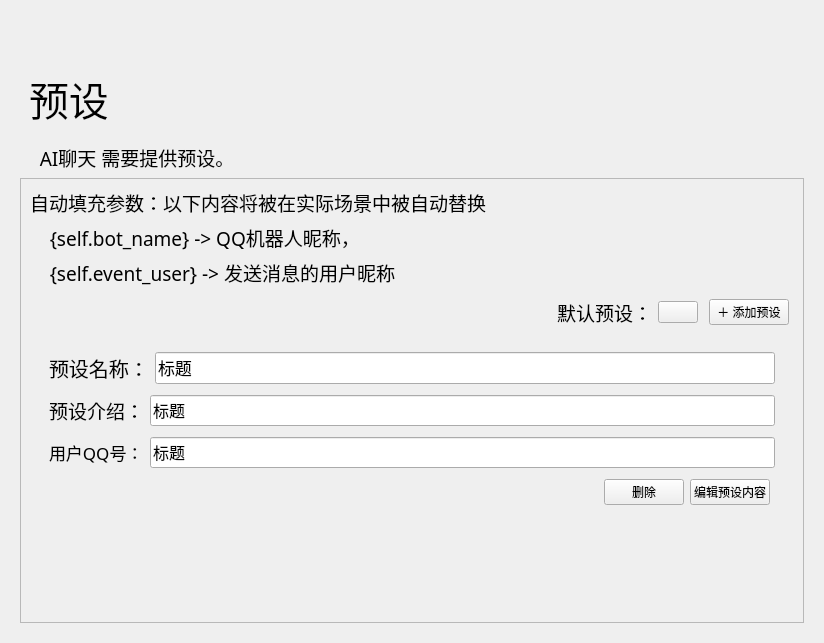
<?xml version="1.0" encoding="UTF-8"?>
<ui version="4.0">
 <class>Form</class>
 <widget class="QWidget" name="Form">
  <property name="geometry">
   <rect>
    <x>0</x>
    <y>0</y>
    <width>824</width>
    <height>643</height>
   </rect>
  </property>
  <property name="minimumSize">
   <size>
    <width>650</width>
    <height>465</height>
   </size>
  </property>
  <property name="windowTitle">
   <string>简儿 - 设置预设</string>
  </property>
  <layout class="QHBoxLayout" name="horizontalLayout">
   <item>
    <widget class="PopUpAniStackedWidget" name="PopUpAniStackedWidget">
     <widget class="QWidget" name="page">
      <layout class="QVBoxLayout" name="verticalLayout">
       <item>
        <spacer name="spacer">
         <property name="orientation">
          <enum>Qt::Vertical</enum>
         </property>
         <property name="sizeType">
          <enum>QSizePolicy::Fixed</enum>
         </property>
         <property name="sizeHint" stdset="0">
          <size>
           <width>20</width>
           <height>40</height>
          </size>
         </property>
        </spacer>
       </item>
       <item>
        <widget class="QWidget" name="widget" native="true">
         <property name="maximumSize">
          <size>
           <width>16777215</width>
           <height>88</height>
          </size>
         </property>
         <layout class="QHBoxLayout" name="horizontalLayout_2">
          <item>
           <widget class="LargeTitleLabel" name="LargeTitleLabel">
            <property name="font">
             <font>
              <family>HarmonyOS Sans SC Medium</family>
              <pointsize>30</pointsize>
              <bold>false</bold>
             </font>
            </property>
            <property name="text">
             <string>预设</string>
            </property>
           </widget>
          </item>
         </layout>
        </widget>
       </item>
       <item>
        <widget class="SubtitleLabel" name="SubtitleLabel_5">
         <property name="font">
          <font>
           <family>HarmonyOS Sans SC Medium</family>
           <pointsize>14</pointsize>
           <bold>false</bold>
          </font>
         </property>
         <property name="text">
          <string>    AI聊天 需要提供预设。</string>
         </property>
        </widget>
       </item>
       <item>
        <widget class="ScrollArea" name="ScrollArea">
         <property name="frameShadow">
          <enum>QFrame::Raised</enum>
         </property>
         <property name="widgetResizable">
          <bool>true</bool>
         </property>
         <widget class="QWidget" name="scrollAreaWidgetContents">
          <property name="geometry">
           <rect>
            <x>0</x>
            <y>0</y>
            <width>786</width>
            <height>456</height>
           </rect>
          </property>
          <layout class="QVBoxLayout" name="verticalLayout_2">
           <item>
            <layout class="QGridLayout" name="gridLayout">
             <item row="3" column="0">
              <spacer name="verticalSpacer_30">
               <property name="orientation">
                <enum>Qt::Vertical</enum>
               </property>
               <property name="sizeType">
                <enum>QSizePolicy::Fixed</enum>
               </property>
               <property name="sizeHint" stdset="0">
                <size>
                 <width>20</width>
                 <height>5</height>
                </size>
               </property>
              </spacer>
             </item>
             <item row="1" column="0">
              <widget class="SubtitleLabel" name="SubtitleLabel_7">
               <property name="font">
                <font>
                 <family>HarmonyOS Sans SC</family>
                 <pointsize>14</pointsize>
                 <bold>false</bold>
                </font>
               </property>
               <property name="text">
                <string>    {self.bot_name} -&gt; QQ机器人昵称，</string>
               </property>
              </widget>
             </item>
             <item row="6" column="0">
              <widget class="CardWidget" name="Label_Icon_2">
               <property name="minimumSize">
                <size>
                 <width>0</width>
                 <height>138</height>
                </size>
               </property>
               <property name="maximumSize">
                <size>
                 <width>16777215</width>
                 <height>16777215</height>
                </size>
               </property>
               <layout class="QHBoxLayout" name="horizontalLayout_9">
                <item>
                 <spacer name="horizontalSpacer_23">
                  <property name="orientation">
                   <enum>Qt::Horizontal</enum>
                  </property>
                  <property name="sizeType">
                   <enum>QSizePolicy::Fixed</enum>
                  </property>
                  <property name="sizeHint" stdset="0">
                   <size>
                    <width>10</width>
                    <height>20</height>
                   </size>
                  </property>
                 </spacer>
                </item>
                <item>
                 <layout class="QVBoxLayout" name="verticalLayout_9">
                  <item>
                   <spacer name="verticalSpacer_25">
                    <property name="orientation">
                     <enum>Qt::Vertical</enum>
                    </property>
                    <property name="sizeType">
                     <enum>QSizePolicy::Fixed</enum>
                    </property>
                    <property name="sizeHint" stdset="0">
                     <size>
                      <width>20</width>
                      <height>5</height>
                     </size>
                    </property>
                   </spacer>
                  </item>
                  <item>
                   <layout class="QHBoxLayout" name="horizontalLayout_3">
                    <item>
                     <widget class="SubtitleLabel" name="SubtitleLabel">
                      <property name="font">
                       <font>
                        <family>HarmonyOS Sans SC</family>
                        <pointsize>15</pointsize>
                        <bold>false</bold>
                       </font>
                      </property>
                      <property name="text">
                       <string>预设名称：</string>
                      </property>
                     </widget>
                    </item>
                    <item>
                     <widget class="LineEdit" name="PreTitle">
                      <property name="maximumSize">
                       <size>
                        <width>16777215</width>
                        <height>38</height>
                       </size>
                      </property>
                      <property name="font">
                       <font>
                        <family>Microsoft YaHei</family>
                        <pointsize>13</pointsize>
                        <bold>false</bold>
                       </font>
                      </property>
                      <property name="text">
                       <string>标题</string>
                      </property>
                     </widget>
                    </item>
                   </layout>
                  </item>
                  <item>
                   <spacer name="verticalSpacer_26">
                    <property name="orientation">
                     <enum>Qt::Vertical</enum>
                    </property>
                    <property name="sizeType">
                     <enum>QSizePolicy::Fixed</enum>
                    </property>
                    <property name="sizeHint" stdset="0">
                     <size>
                      <width>20</width>
                      <height>5</height>
                     </size>
                    </property>
                   </spacer>
                  </item>
                  <item>
                   <layout class="QHBoxLayout" name="horizontalLayout_4">
                    <item>
                     <widget class="SubtitleLabel" name="SubtitleLabel_2">
                      <property name="font">
                       <font>
                        <family>HarmonyOS Sans SC</family>
                        <pointsize>14</pointsize>
                        <bold>false</bold>
                       </font>
                      </property>
                      <property name="text">
                       <string>预设介绍：</string>
                      </property>
                     </widget>
                    </item>
                    <item>
                     <widget class="LineEdit" name="PreTitle_2">
                      <property name="maximumSize">
                       <size>
                        <width>16777215</width>
                        <height>33</height>
                       </size>
                      </property>
                      <property name="font">
                       <font>
                        <family>Microsoft YaHei</family>
                        <pointsize>12</pointsize>
                        <bold>false</bold>
                       </font>
                      </property>
                      <property name="text">
                       <string>标题</string>
                      </property>
                     </widget>
                    </item>
                   </layout>
                  </item>
                  <item>
                   <spacer name="verticalSpacer_27">
                    <property name="orientation">
                     <enum>Qt::Vertical</enum>
                    </property>
                    <property name="sizeType">
                     <enum>QSizePolicy::Fixed</enum>
                    </property>
                    <property name="sizeHint" stdset="0">
                     <size>
                      <width>20</width>
                      <height>5</height>
                     </size>
                    </property>
                   </spacer>
                  </item>
                  <item>
                   <layout class="QHBoxLayout" name="horizontalLayout_5">
                    <item>
                     <widget class="SubtitleLabel" name="SubtitleLabel_3">
                      <property name="font">
                       <font>
                        <family>HarmonyOS Sans SC</family>
                        <pointsize>13</pointsize>
                        <bold>false</bold>
                       </font>
                      </property>
                      <property name="text">
                       <string>用户QQ号：</string>
                      </property>
                     </widget>
                    </item>
                    <item>
                     <widget class="LineEdit" name="PreTitle_3">
                      <property name="maximumSize">
                       <size>
                        <width>16777215</width>
                        <height>33</height>
                       </size>
                      </property>
                      <property name="font">
                       <font>
                        <family>Microsoft YaHei</family>
                        <pointsize>12</pointsize>
                        <bold>false</bold>
                       </font>
                      </property>
                      <property name="text">
                       <string>标题</string>
                      </property>
                     </widget>
                    </item>
                   </layout>
                  </item>
                  <item>
                   <spacer name="verticalSpacer_28">
                    <property name="orientation">
                     <enum>Qt::Vertical</enum>
                    </property>
                    <property name="sizeType">
                     <enum>QSizePolicy::Fixed</enum>
                    </property>
                    <property name="sizeHint" stdset="0">
                     <size>
                      <width>20</width>
                      <height>5</height>
                     </size>
                    </property>
                   </spacer>
                  </item>
                  <item>
                   <layout class="QHBoxLayout" name="horizontalLayout_6">
                    <item>
                     <spacer name="horizontalSpacer_5">
                      <property name="orientation">
                       <enum>Qt::Horizontal</enum>
                      </property>
                      <property name="sizeHint" stdset="0">
                       <size>
                        <width>178</width>
                        <height>20</height>
                       </size>
                      </property>
                     </spacer>
                    </item>
                    <item>
                     <widget class="PushButton" name="PushButton">
                      <property name="text">
                       <string>删除</string>
                      </property>
                     </widget>
                    </item>
                    <item>
                     <widget class="PrimaryPushButton" name="PrimaryPushButton">
                      <property name="text">
                       <string>编辑预设内容</string>
                      </property>
                     </widget>
                    </item>
                    <item>
                     <spacer name="horizontalSpacer_6">
                      <property name="orientation">
                       <enum>Qt::Horizontal</enum>
                      </property>
                      <property name="sizeType">
                       <enum>QSizePolicy::Preferred</enum>
                      </property>
                      <property name="sizeHint" stdset="0">
                       <size>
                        <width>5</width>
                        <height>20</height>
                       </size>
                      </property>
                     </spacer>
                    </item>
                   </layout>
                  </item>
                  <item>
                   <spacer name="verticalSpacer_29">
                    <property name="orientation">
                     <enum>Qt::Vertical</enum>
                    </property>
                    <property name="sizeType">
                     <enum>QSizePolicy::Fixed</enum>
                    </property>
                    <property name="sizeHint" stdset="0">
                     <size>
                      <width>20</width>
                      <height>5</height>
                     </size>
                    </property>
                   </spacer>
                  </item>
                 </layout>
                </item>
                <item>
                 <spacer name="horizontalSpacer_24">
                  <property name="orientation">
                   <enum>Qt::Horizontal</enum>
                  </property>
                  <property name="sizeType">
                   <enum>QSizePolicy::Fixed</enum>
                  </property>
                  <property name="sizeHint" stdset="0">
                   <size>
                    <width>10</width>
                    <height>20</height>
                   </size>
                  </property>
                 </spacer>
                </item>
               </layout>
              </widget>
             </item>
             <item row="2" column="0">
              <widget class="SubtitleLabel" name="SubtitleLabel_10">
               <property name="font">
                <font>
                 <family>HarmonyOS Sans SC</family>
                 <pointsize>14</pointsize>
                 <bold>false</bold>
                </font>
               </property>
               <property name="text">
                <string>    {self.event_user} -&gt; 发送消息的用户昵称</string>
               </property>
              </widget>
             </item>
             <item row="4" column="0">
              <layout class="QHBoxLayout" name="horizontalLayout_7">
               <item>
                <spacer name="horizontalSpacer_7">
                 <property name="orientation">
                  <enum>Qt::Horizontal</enum>
                 </property>
                 <property name="sizeHint" stdset="0">
                  <size>
                   <width>178</width>
                   <height>20</height>
                  </size>
                 </property>
                </spacer>
               </item>
               <item>
                <widget class="SubtitleLabel" name="SubtitleLabel_4">
                 <property name="font">
                  <font>
                   <family>HarmonyOS Sans SC</family>
                   <pointsize>14</pointsize>
                   <bold>false</bold>
                  </font>
                 </property>
                 <property name="text">
                  <string>默认预设：</string>
                 </property>
                </widget>
               </item>
               <item>
                <widget class="ComboBox" name="ComboBox"/>
               </item>
               <item>
                <spacer name="horizontalSpacer_9">
                 <property name="orientation">
                  <enum>Qt::Horizontal</enum>
                 </property>
                 <property name="sizeType">
                  <enum>QSizePolicy::Fixed</enum>
                 </property>
                 <property name="sizeHint" stdset="0">
                  <size>
                   <width>5</width>
                   <height>20</height>
                  </size>
                 </property>
                </spacer>
               </item>
               <item>
                <widget class="PrimaryPushButton" name="PrimaryPushButton_2">
                 <property name="text">
                  <string>＋ 添加预设</string>
                 </property>
                </widget>
               </item>
               <item>
                <spacer name="horizontalSpacer_8">
                 <property name="orientation">
                  <enum>Qt::Horizontal</enum>
                 </property>
                 <property name="sizeType">
                  <enum>QSizePolicy::Preferred</enum>
                 </property>
                 <property name="sizeHint" stdset="0">
                  <size>
                   <width>5</width>
                   <height>20</height>
                  </size>
                 </property>
                </spacer>
               </item>
              </layout>
             </item>
             <item row="0" column="0">
              <widget class="SubtitleLabel" name="SubtitleLabel_6">
               <property name="font">
                <font>
                 <family>HarmonyOS Sans SC</family>
                 <pointsize>14</pointsize>
                 <bold>false</bold>
                </font>
               </property>
               <property name="text">
                <string>自动填充参数：以下内容将被在实际场景中被自动替换</string>
               </property>
               <property name="wordWrap">
                <bool>true</bool>
               </property>
              </widget>
             </item>
             <item row="7" column="0">
              <spacer name="verticalSpacer">
               <property name="orientation">
                <enum>Qt::Vertical</enum>
               </property>
               <property name="sizeHint" stdset="0">
                <size>
                 <width>20</width>
                 <height>40</height>
                </size>
               </property>
              </spacer>
             </item>
             <item row="5" column="0">
              <spacer name="verticalSpacer_31">
               <property name="orientation">
                <enum>Qt::Vertical</enum>
               </property>
               <property name="sizeType">
                <enum>QSizePolicy::Fixed</enum>
               </property>
               <property name="sizeHint" stdset="0">
                <size>
                 <width>20</width>
                 <height>5</height>
                </size>
               </property>
              </spacer>
             </item>
            </layout>
           </item>
          </layout>
         </widget>
        </widget>
       </item>
      </layout>
     </widget>
    </widget>
   </item>
  </layout>
 </widget>
 <customwidgets>
  <customwidget>
   <class>ComboBox</class>
   <extends>QPushButton</extends>
   <header>qfluentwidgets</header>
  </customwidget>
  <customwidget>
   <class>PushButton</class>
   <extends>QPushButton</extends>
   <header>qfluentwidgets</header>
  </customwidget>
  <customwidget>
   <class>PrimaryPushButton</class>
   <extends>PushButton</extends>
   <header>qfluentwidgets</header>
  </customwidget>
  <customwidget>
   <class>CardWidget</class>
   <extends>QFrame</extends>
   <header>qfluentwidgets</header>
   <container>1</container>
  </customwidget>
  <customwidget>
   <class>ScrollArea</class>
   <extends>QScrollArea</extends>
   <header>qfluentwidgets</header>
   <container>1</container>
  </customwidget>
  <customwidget>
   <class>PopUpAniStackedWidget</class>
   <extends>QStackedWidget</extends>
   <header>qfluentwidgets</header>
   <container>1</container>
  </customwidget>
  <customwidget>
   <class>SubtitleLabel</class>
   <extends>QLabel</extends>
   <header>qfluentwidgets</header>
  </customwidget>
  <customwidget>
   <class>LargeTitleLabel</class>
   <extends>QLabel</extends>
   <header>qfluentwidgets</header>
  </customwidget>
  <customwidget>
   <class>LineEdit</class>
   <extends>QLineEdit</extends>
   <header>qfluentwidgets</header>
  </customwidget>
 </customwidgets>
 <resources>
  <include location="JianerSetupWizard.qrc"/>
 </resources>
 <connections/>
</ui>
